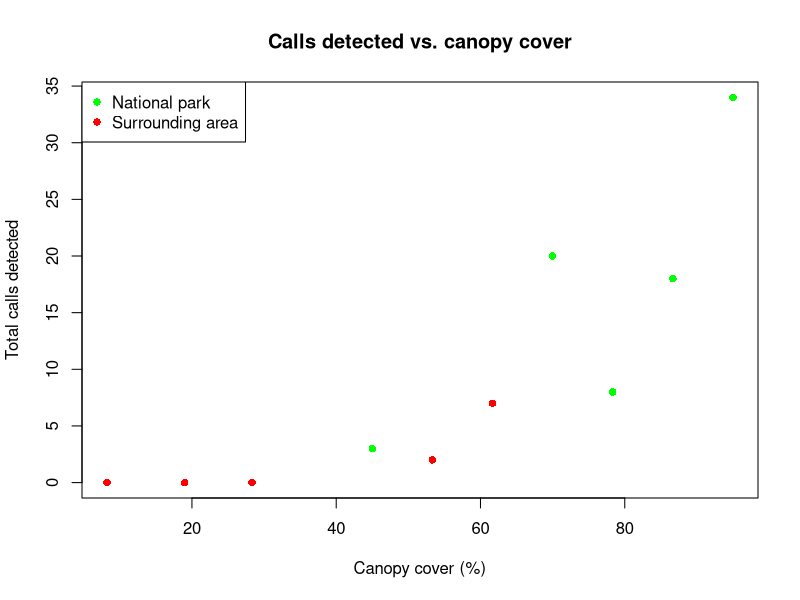

Generate this figure with R:
## ---- chunk 1
knitr::opts_chunk$set(echo = TRUE)
## ---- chunk 2

# This is a comment in R. Comments are ignored by the R interpreter.
# You can write notes or explanations here.

# Basic arithmetic operations
1 + 1  # Addition
2 * 3  # Multiplication
5 / 2  # Division
4 - 3  # Subtraction

# Assigning values to variables
x <- 10  # Assign 10 to variable x
y <- 20  # Assign 20 to variable y

# Print values of variables
print(x)
print(y)

# Simple operations with variables
z <- x + y  # Add x and y, store result in z
print(z)
## ---- chunk 3
# Creating a vector

numbers <- c(1, 2, 3, 4, 5) 
print(numbers)

# Basic operations on vectors

sum(numbers) # Sum of all elements 
mean(numbers) # Mean (average) of all elements 
length(numbers) # Number of elements in the vector

# Accessing elements of a vector

print(numbers[1]) # First element 
print(numbers[2:4]) # Second to fourth elements 
## ---- chunk 4

# Create the dataframe
df_hornbill <- data.frame(
  species = rep("Helmeted Hornbill", 10),
  canopy_cover = c(70.00, 28.33, 95.00, 8.23, 19.00, 86.67, 53.33, 45.00, 61.67, 78.33),
  detections = c(20, 0, 34, 0, 0, 18, 2, 3, 7, 8),
  protection_status = c('Yes','No','Yes','No','No','Yes','No','Yes','No','Yes')
)

# Print the dataframe
print(df_hornbill)

# Accessing elements in a data frame
print(df_hornbill$species)    # Column 'name'
print(df_hornbill$canopy_cover[2])  # Second element in column 'age'
## ---- chunk 5

# Basic scatter plot
plot.new() # clear any prior plots 
plot(df_hornbill$canopy_cover, df_hornbill$detections, main = "Calls detected vs. canopy cover", xlab = "Canopy cover (%)", ylab = "Total calls detected", col = ifelse(df_hornbill$protection_status == "Yes", "green", "red"), pch = 16)

# Adding a legend
legend("topleft", legend = c("National park", "Surrounding area"), col = c("green", "red"), pch = 16)

